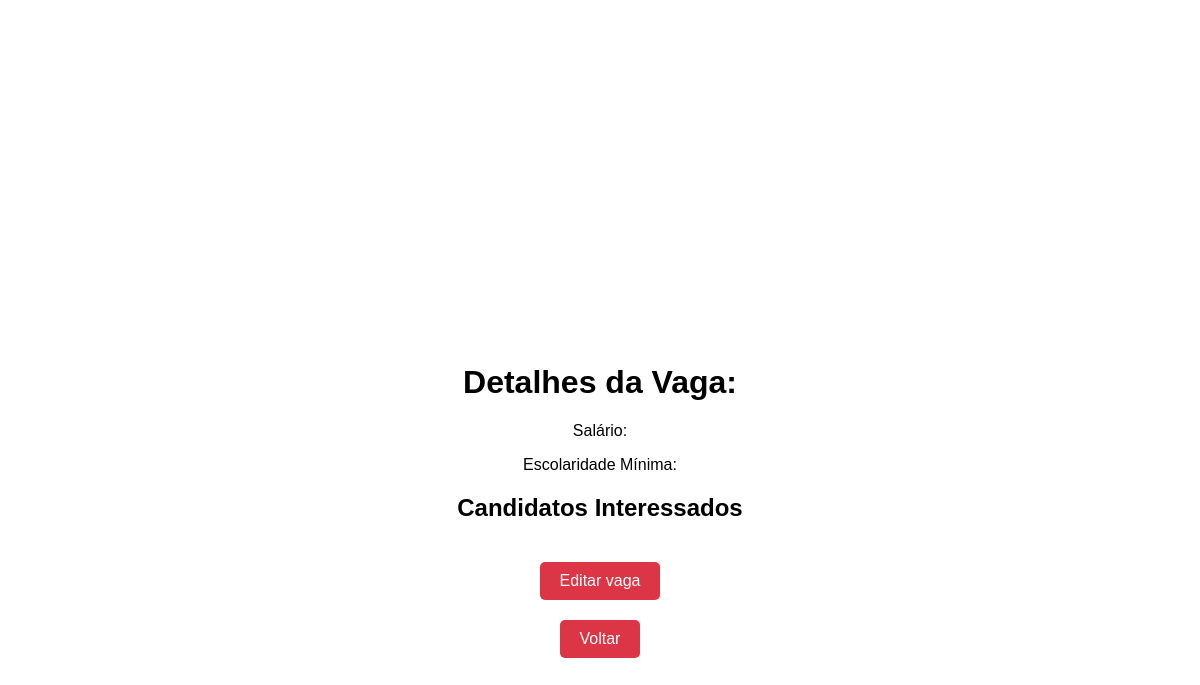
The app's page /home/detalhes_vaga_empresas/31 (signed in), older data.
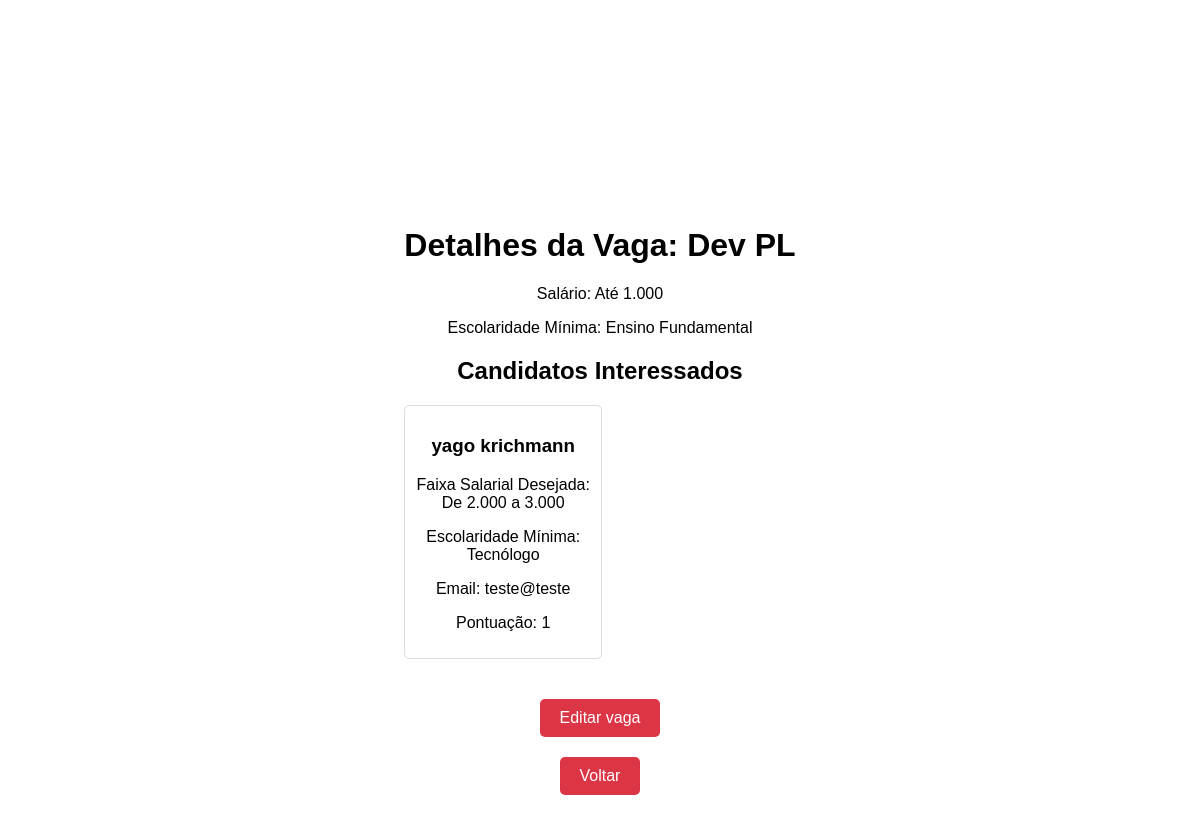
The same page, newer data.
### app_vagas/models.py (models this page shows, shortened)
class Vagas(models.Model):
    nome = models.CharField(max_length=100)
    faixa_salarial = models.IntegerField(choices=FAIXA_SALARIAL_CHOICES)
    escolaridade_minima = models.IntegerField(choices=ESCOLARIDADE_CHOICES)
    requisitos = models.TextField()
    empresa = models.ForeignKey(Empresa, related_name="vagas", on_delete=models.CASCADE)
    data_criacao = models.DateField(auto_now_add=True)

class Candidato(models.Model):
    user = models.OneToOneField(User, on_delete=models.CASCADE)
    nome_candidato = models.CharField(max_length=100)
    faixa_salarial = models.IntegerField(choices=FAIXA_SALARIAL_CHOICES)
    escolaridade_minima = models.IntegerField(choices=ESCOLARIDADE_CHOICES)

### app_vagas/views.py (the view)
# urls.py: path("detalhes_vaga_empresas/<int:vaga_id>",views.detalhes_vaga_empresas,name="detalhes_vaga_empresas",),
@login_required
def detalhes_vaga_empresas(request, vaga_id):
    vaga = Vagas.objects.filter(id=vaga_id).first()
    candidatos = Candidato.objects.filter(vagas_aplicadas__vaga_id=vaga_id).all()
    for candidato in candidatos:
        pontuacao = (
            Vagas_aplicadas.objects.filter(candidato=candidato, vaga=vaga)
            .aggregate(Sum("pontuacao"))
            .get("pontuacao__sum")
        )
        candidato.pontuacao = pontuacao
    context = {"vaga": vaga, "candidatos": candidatos}
    return render(request, "detalhes_vaga_empresas.html", context)

### projeto_vagas/templates/detalhes_vaga_empresas.html (shortened to what this page needs)
<!DOCTYPE html>
{%load static%}
<html>
<head>
    <link rel="stylesheet" type="text/css" href="{% static 'css/detalhes_vaga.css' %}">
</head>
<body>
    <div class="container">
        <h1>Detalhes da Vaga: {{ vaga.nome }}</h1>
        <p>Salário: {{ vaga.get_faixa_salarial_display }}</p>
        <p>Escolaridade Mínima: {{ vaga.get_escolaridade_minima_display}}</p>
        <h2>Candidatos Interessados</h2>
        <div class="candidatos">
            {% for candidato in candidatos %}
            <div class="candidato">
                <h3>{{ candidato.nome_candidato }}</h3>
                <p>Faixa Salarial Desejada: {{ candidato.get_faixa_salarial_display }}</p>
                <p>Escolaridade Mínima: {{ candidato.get_escolaridade_minima_display }}</p>
                <p>Email: {{ candidato.user.email }}</p>
                <p>Pontuação: {{ candidato.pontuacao }}</p>
            </div>
            {% endfor %}
        </div>
        <a href="{% url 'edita_vaga' vaga.id %}">
            <button>Editar vaga</button>
        </a>
        <a href="{% url 'vagas_cadastradas' %}">
            <button>Voltar</button>
        </a>
    </div>
</body>
</html>

Row changes from the older to the newer data that the page shows:
added Vagas: nome "Dev PL", faixa_salarial "Até 1.000", escolaridade_minima "Ensino Fundamental"
now on this page (row unchanged): Candidato: nome_candidato "yago krichmann", faixa_salarial "De 2.000 a 3.000", escolaridade_minima "Tecnólogo", user.email "teste@teste", pontuacao "1"
